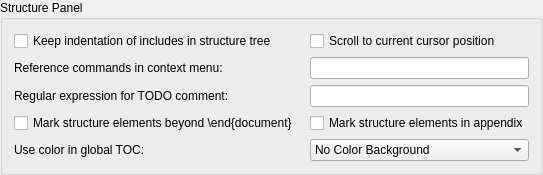
                <widget class="QGroupBox" name="groupBox_16">
                 <property name="title">
                  <string>Structure Panel</string>
                 </property>
                 <layout class="QGridLayout" name="gridLayout_2">
                  <item row="10" column="2">
                   <widget class="QComboBox" name="comboBoxTOCBackgroundColor">
                    <property name="toolTip">
                     <string>&lt;html&gt;&lt;head/&gt;&lt;body&gt;&lt;p&gt;The global TOC uses different shades of background color to distinguish different files. The color scheme can be changed here.&lt;/p&gt;&lt;/body&gt;&lt;/html&gt;</string>
                    </property>
                    <item>
                     <property name="text">
                      <string>No Color Background</string>
                     </property>
                    </item>
                    <item>
                     <property name="text">
                      <string>Green Background</string>
                     </property>
                    </item>
                    <item>
                     <property name="text">
                      <string>Blue Background</string>
                     </property>
                    </item>
                   </widget>
                  </item>
                  <item row="9" column="0">
                   <widget class="QCheckBox" name="checkBoxMarkStructureElementsBeyondEnd">
                    <property name="toolTip">
                     <string>&lt;html&gt;&lt;head/&gt;&lt;body&gt;&lt;p&gt;Elements like &amp;quot;\section&amp;quot; are highlighted with a different background color to show that they will &lt;span style=&quot; font-weight:600;&quot;&gt;not&lt;/span&gt; appear in the document.&lt;/p&gt;&lt;/body&gt;&lt;/html&gt;</string>
                    </property>
                    <property name="text">
                     <string>Mark structure elements beyond \end{document}</string>
                    </property>
                   </widget>
                  </item>
                  <item row="6" column="0">
                   <widget class="QLabel" name="label_64">
                    <property name="text">
                     <string>Reference commands in context menu:</string>
                    </property>
                   </widget>
                  </item>
                  <item row="6" column="2">
                   <widget class="QLineEdit" name="leReferenceCommandsInContextMenu"/>
                  </item>
                  <item row="7" column="2">
                   <widget class="QLineEdit" name="leRegExpTODO"/>
                  </item>
                  <item row="7" column="0">
                   <widget class="QLabel" name="label_83">
                    <property name="text">
                     <string>Regular expression for TODO comment: </string>
                    </property>
                   </widget>
                  </item>
                  <item row="0" column="0" colspan="2">
                   <widget class="QCheckBox" name="checkBoxIndentIncludesInStructureTree">
                    <property name="text">
                     <string>Keep indentation of includes in structure tree</string>
                    </property>
                   </widget>
                  </item>
                  <item row="0" column="2">
                   <widget class="QCheckBox" name="checkBoxScrollToCurrentPosition">
                    <property name="toolTip">
                     <string>&lt;html&gt;&lt;head/&gt;&lt;body&gt;&lt;p&gt;The current cursor position is highlighted in the structure view.&lt;/p&gt;&lt;p&gt;If this option is active, the entry is expanded and scrolled to be visible.&lt;/p&gt;&lt;/body&gt;&lt;/html&gt;</string>
                    </property>
                    <property name="text">
                     <string>Scroll to current cursor position</string>
                    </property>
                   </widget>
                  </item>
                  <item row="9" column="2">
                   <widget class="QCheckBox" name="checkBoxMarkStructureElementsInAppendix">
                    <property name="toolTip">
                     <string>&lt;html&gt;&lt;head/&gt;&lt;body&gt;&lt;p&gt;Elements like &amp;quot;\section&amp;quot; are highlighted with a different background color to show that they will appear as appendix.&lt;/p&gt;&lt;/body&gt;&lt;/html&gt;</string>
                    </property>
                    <property name="text">
                     <string>Mark structure elements in appendix</string>
                    </property>
                   </widget>
                  </item>
                  <item row="10" column="0">
                   <widget class="QLabel" name="label_90">
                    <property name="text">
                     <string>Use color in global TOC:</string>
                    </property>
                   </widget>
                  </item>
                 </layout>
                 <zorder>checkBoxIndentIncludesInStructureTree</zorder>
                 <zorder>label_64</zorder>
                 <zorder>leReferenceCommandsInContextMenu</zorder>
                 <zorder>checkBoxMarkStructureElementsBeyondEnd</zorder>
                 <zorder>label_83</zorder>
                 <zorder>leRegExpTODO</zorder>
                 <zorder>comboBoxTOCBackgroundColor</zorder>
                 <zorder>checkBoxScrollToCurrentPosition</zorder>
                 <zorder>checkBoxMarkStructureElementsInAppendix</zorder>
                 <zorder>label_90</zorder>
                </widget>
